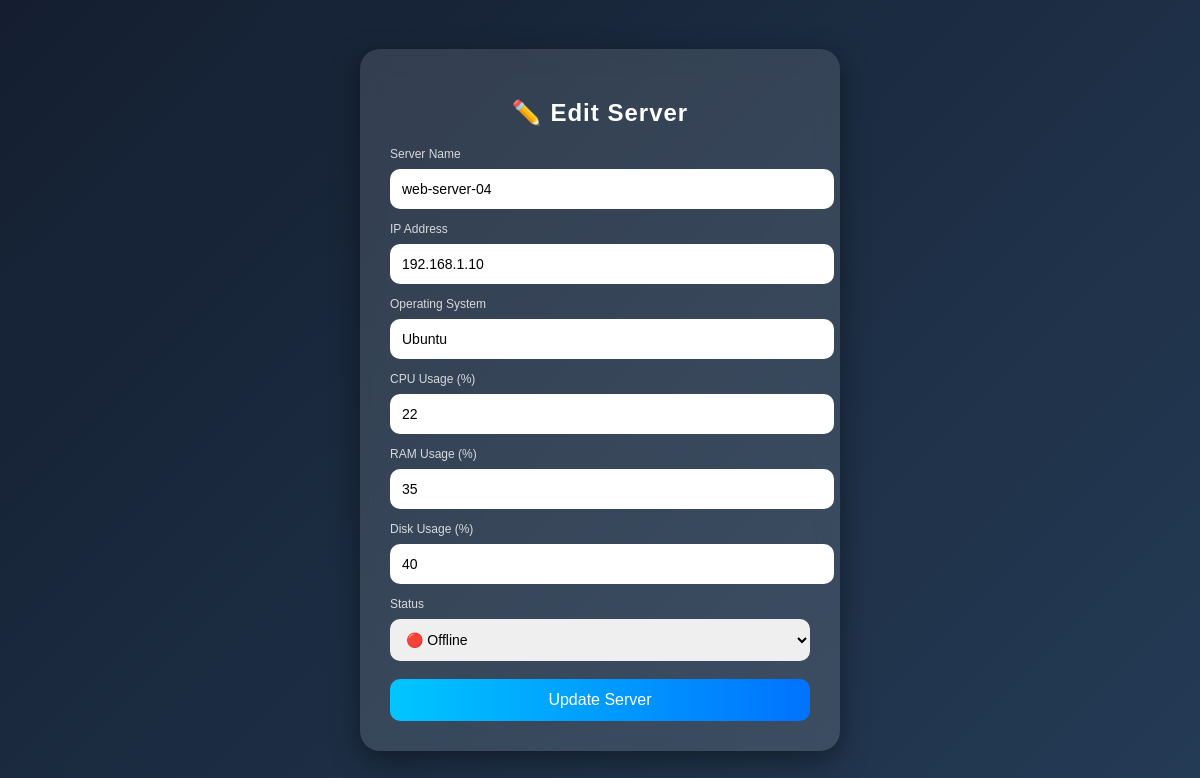
/edit_server/3/ (signed in), run on the app's committed database.
### myapp/models.py (models this page shows, shortened)
class Server(models.Model):
    user = models.ForeignKey(settings.AUTH_USER_MODEL, on_delete=models.CASCADE)
    server_name = models.CharField(max_length=100)
    ip_address = models.GenericIPAddressField()
    operating_system = models.CharField(max_length=100)
    cpu_usage = models.IntegerField()
    ram_usage = models.IntegerField()
    disk_usage = models.IntegerField()
    status = models.CharField(max_length=20)
    overall_health = models.CharField(max_length=20, default="Unknown")

### myapp/views.py (the view, shortened to what this page needs)
# urls.py: path('edit_server/<int:id>/',views.edit_server,name='edit_server'),
@login_required
def edit_server(request, id):
    server = get_object_or_404(Server, id=id)
    return render(request, "edit_server.html", {"server": server})

### myapp/templates/edit_server.html (shortened to what this page needs)
<!DOCTYPE html>
<html lang="en">
<head>
</head>
<body>
<div class="card">
    <h2>✏️ Edit Server</h2>
    <form method="POST">
        <div class="label">Server Name</div>
        <input type="text" name="server_name" value="{{ server.server_name }}" required>
        <div class="label">IP Address</div>
        <input type="text" name="ip_address" value="{{ server.ip_address }}" required>
        <div class="label">Operating System</div>
        <input type="text" name="operating_system" value="{{ server.operating_system }}" required>
        <div class="label">CPU Usage (%)</div>
        <input type="number" name="cpu_usage" value="{{ server.cpu_usage }}" required>
        <div class="label">RAM Usage (%)</div>
        <input type="number" name="ram_usage" value="{{ server.ram_usage }}" required>
        <div class="label">Disk Usage (%)</div>
        <input type="number" name="disk_usage" value="{{ server.disk_usage }}" required>
        <div class="label">Status</div>
        <select name="status">
            <option value="Offline" {% if server.status == "Offline" %}selected{% endif %}>🔴 Offline</option>
        </select>
        <button type="submit">Update Server</button>
    </form>
</div>
</body>
</html>

### myapp/templates/edit_server.html (style rules this page uses)
body { margin:0; font-family:Arial, sans-serif; height:100vh; display:flex; justify-content:center; align-items:center; background:linear-gradient(135deg,#141e30,#243b55); }
.card { width:420px; padding:30px; border-radius:20px; background:rgba(255,255,255,0.12); backdrop-filter: blur(12px); box-shadow:0 10px 30px rgba(0,0,0,0.4); color:white; transition:0.3s; }
h2 { text-align:center; margin-bottom:20px; letter-spacing:1px; }
input, select { width:100%; padding:12px; margin:8px 0; border:none; border-radius:10px; outline:none; font-size:14px; }
button { width:100%; padding:12px; margin-top:10px; border:none; border-radius:10px; background:linear-gradient(90deg,#00c6ff,#0072ff); color:white; font-size:16px; cursor:pointer; transition:0.3s; }
.label { font-size:12px; margin-top:5px; opacity:0.8; }

### data on the page
Server: server_name "web-server-04", ip_address "192.168.1.10", operating_system "Ubuntu", cpu_usage "22", ram_usage "35", disk_usage "40", status "🔴 Offline"
